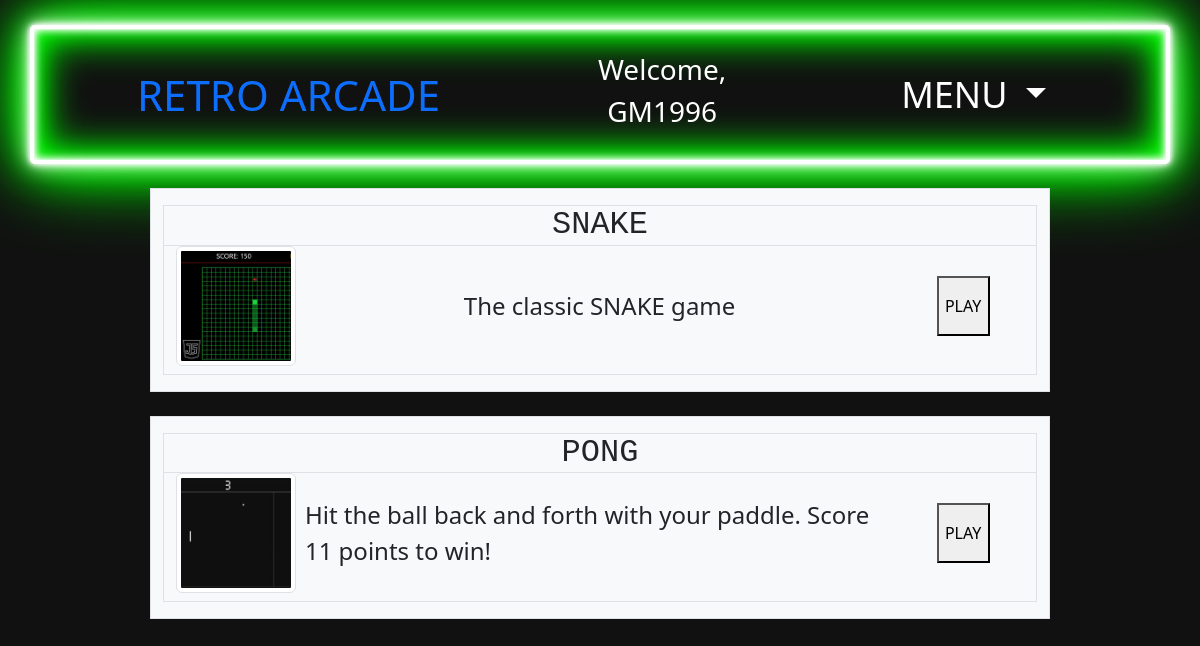
The page / (signed in) on the database its author committed.
### tables this page shows
CREATE TABLE games(game_id INTEGER PRIMARY KEY, game_name TEXT NOT NULL, description TEXT NOT NULL);

### app.py (the view, shortened to what this page needs)
@app.route("/", methods=["GET", "POST"])
def index():
    player = name_check(session)
    conn = sqlite3.connect("retro_arcade.db")
    cur = conn.cursor()
    g = cur.execute("SELECT * FROM games")
    games = g.fetchall()
    cur.close()
    return render_template("index.html", player=player, games=games)

### app.py (called while the page is built)
def name_check(s):
    if "name" in s:
        name = s["name"]
    else:
        name = "Player One"
    return name

### templates/index.html (shortened to what this page needs)
{% extends "layout.html" %}
{% block body %}
{% for game in games %}
    {% set id = game[0] %}
    {% set name = game[1] %}
    {% set descrip = game[2] %}
    {% set title =  name|replace("_", " ") %}
    <div class="d-flex flex-column container mx-auto mt-4 w-75 py-3 bg-light border game">
        <div class="d-flex h2 justify-content-center bg-light border border-bottom-0 inner  my-0 title">{{ title|upper }}</div>
        <div class="d-flex container mx-auto bg-light border inner innerContainer">
            <div class="d-flex justify-content-center mb-2 img"><img class="img-thumbnail" src="/static/{{ name }}.jpg"></div>
            <div class="d-flex justify-content-center align-items-center mb-2 px-2 fs-4 w-75 inner ">{{ descrip }}</div>
            <div class="d-flex justify-content-center align-items-center mb-2 px-2 play inner">
                <button class="btn-lg h-50 w-50" onclick="window.location.href='/loadGame/{{ id }}'">PLAY</button>
            </div>
        </div>
    </div>
{% endfor %}
{% endblock %}

### rows shown on the page
games: game_name "SNAKE", game_name (picture), description "The classic SNAKE game"
games: game_name "PONG", game_name (picture), description "Hit the ball back and forth with your paddle. Score 11 points to win!"

### other values the page prints
{{ player }} "GM1996"
